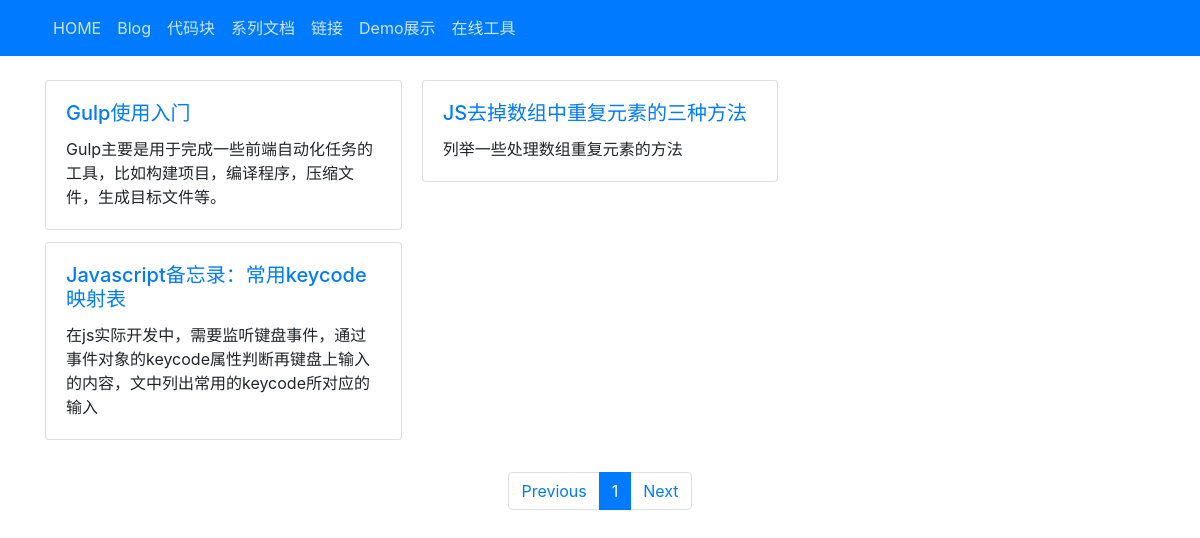
/home/blog, run on the app's committed database.
### tables this page shows
CREATE TABLE `dh_content` (
  `c_id` int(11) unsigned NOT NULL AUTO_INCREMENT,
  `c_type` varchar(20) NOT NULL DEFAULT 'article' COMMENT '内容类型',
  `c_cateid` varchar(255) NOT NULL DEFAULT '0' COMMENT '分类ID',
  `c_title` varchar(255) NOT NULL DEFAULT '' COMMENT '标题',
  `c_thumb` varchar(255) DEFAULT NULL COMMENT '文章缩略图',
  `c_tag` varchar(255) DEFAULT NULL COMMENT '标签',
  `c_linktitle` varchar(255) DEFAULT NULL,
  `c_link` varchar(255) DEFAULT NULL COMMENT '外链',
  `c_alias` varchar(255) DEFAULT NULL,
  `c_cont` longtext COMMENT '文章内容',
  `c_summery` text COMMENT '摘要',
  `c_pubdate` datetime NOT NULL DEFAULT '0000-00-00 00:00:00' ON UPDATE CURRENT_TIMESTAMP COMMENT '时间',
  `c_parentid` int(11) DEFAULT '0',
  `c_seokeyword` varchar(255) DEFAULT NULL,
  `c_seodescription` varchar(255) DEFAULT NULL,
  `c_mdcont` longtext,
  `c_order` int(4) DEFAULT '0',
  `c_linkdate` datetime DEFAULT NULL COMMENT '链接发布时间',
  PRIMARY KEY (`c_id`)
);

### applications/controller/home/HomeBlog.php (called while the page is built, shortened)
<?php
class HomeBlogController extends IndexBaseController {
    public function index() {
        $cmodel = $this->getModel('content');
        $page = intval($this->http->inputGet('page'));
        $page = $page==0 ? 1 : $page;
        $pageData = $cmodel->setPageNum($page)->getPageData('article');
        $this->assign('pager' , page_show($page , $pageData['count'] , $cmodel->getPageSize() , "/blog"));
        $this->display();
    }
}
?>

### includes/app.php (called while the page is built, shortened)
<?php
class App {
    public static function run() {
        $ctrl_obj = new $ctrl_name;
        $ctrl_action = A_NAME;
        $ctrl_obj->$ctrl_action();
    }
}
?>

### index.php (called while the page is built, shortened)
<?php
App::run();
?>

### includes/controller/WebController.php (called while the page is built, shortened)
<?php
abstract class WebController {
    protected $models = array();
    public function __construct() {
        $this->view = InitApp::get('view');
    }
    protected function getModel($mName) {
        if(isset($this->models[$mName])) {
            return $this->models[$mName];
        }
        $this->models[$mName] = new $modelName;
        return $this->models[$mName];
    }
}
?>

### includes/init.php (called while the page is built, shortened)
<?php
class InitApp {
    private static $_apps = array();
    public static function initView() {
        if(!isset(self::$_apps['view'])) {
            self::$_apps['view'] = new BaseView();
        }
    }
    public static function get($name) {
        return self::$_apps[$name];
    }
}
?>

### includes/view/base.php (called while the page is built, shortened)
<?php
class BaseView {
    private $_vals = array();
    private $_theme = '';
    private $_vpath = '';
    public function setTheme($theme_path) {
        $this->_theme = $theme_path;
    }
    public function setViewPath($view_path) {
        $this->_vpath = $view_path;
    }
    public function assign($key , $val) {
        $this->_vals[$key] = $val;
    }
    public function display($filename) {
        extract($this->_vals);
        require($this->_vpath.DS.$filename.'.php');
        $main_cont = ob_get_contents();
        $this->_vals['main'] = $main_cont;
        return $this->_renderAll();
    }
    private function _renderAll() {
        extract($this->_vals);
        require($this->_theme.DS.'template.php');
        $all_cont = ob_get_contents();
        return $all_cont;
    }
}
?>

### includes/driver/db.php (called while the page is built, shortened)
<?php
class DbDriver {
	private $_dbh;
	private $_prex;
	public function __construct($config) {
		try {
			$dsn = $config['dbtype'].":dbname=".$config['dbname'].";host=".$config['host'];
			$user = $config['user'];
			$pwd = $config['pwd'];
			$this->_dbh = new PDO($dsn , $user , $pwd);
			$this->_dbh->query("SET NAMES utf8");
			$this->_prex = $config['prex'];
		} catch(PDOException $e) {
			die("Connection Error: ".$e->getMessage());
		}
	}
	public function checkError() {
		$result = $this->_dbh->errorInfo();
	}
	public function select($table , $options) {
		$rows = array();
		$fields = isset($options['field']) ? $options['field'] : '*';
		$where = isset($options['where']) ? $options['where'] : '';
		$order = isset($options['order']) ? ' ORDER BY '.$options['order'] : '';
		$group = isset($options['group']) ? ' GROUP BY '.$options['group'] : '';
		$join = isset($options['join']) ? $options['join'] : '';
		$limit = isset($options['limit']) ? ' LIMIT '.$options['limit'] : '';
		$sql = "SELECT ".$fields." FROM ".$this->_prex.$table." AS ".$table." ".$join." WHERE 1 ".$where.$group.$order.$limit;
		$res = $this->_dbh->query($sql , PDO::FETCH_ASSOC);
		foreach($res as $row) {
			$rows[] = $row;
		}
		return $rows;
	}
}
?>

### includes/model/DbModel.php (called while the page is built, shortened)
<?php
class DbModel {
    protected $db;
    protected $table;
    private $_queryOptions = array();
    public function __construct() {
        $this->db = Driver::get('db');
    }
    public function select($options=array()) {
        return $this->db->select($this->table , $options);
    }
    public function where($where) {
        $this->_queryOptions['where'] = ' AND '.$where;
        return $this;
    }
    public function order($order) {
        $this->_queryOptions['order'] = $order;
        return $this;
    }
    public function query() {
        return $this->db->select($this->table , $this->_queryOptions);
    }
    public function clearQuery() {
        $this->_queryOptions = array();
        return $this;
    }
}
?>

### applications/model/ContentModel.php (called while the page is built, shortened)
<?php
class ContentModel extends DbModel {
    public function getPageData($ctype) {
        $where = " AND c_type='".$ctype."'";
        $count = $this->getCount($where);
        $start = intval($this->pagenum-1)*$this->pagesize-1;
        $start = $start < 0 ? 0 : $start;
        $rows = $this->select(array('order'=>'c_pubdate DESC , c_id DESC' , 'where'=>$where, 'limit'=>$start.','.$this->pagesize));
        return array('rows'=>$rows, 'count'=>$count);
    }
}
?>

### includes/driver.php (called while the page is built, shortened)
<?php
class Driver {
    private static $_drivers = array();
    public static function load($name , $config=array()) {
        if(!isset(self::$_drivers[$name])) {
            self::$_drivers[$name] = new $driver_class($config);
        }
    }
    public static function get($name) {
        return self::$_drivers[$name];
    }
}
?>

### applications/views/home/blog/index.php (the view, shortened to what this page needs)
<div class="container mt-80">
    <div class="card-columns">
        <?php foreach($rows as $row):?>
        <div class="card">
            <div class="card-body">
                <h5 class="card-title"><a href="/blog/detail/<?php echo $row['c_alias']?>"><?php echo $row['c_title']?></a></h5>
                <p class="card-text"><?php echo $row['c_summery']?></p>
            </div>
        </div>
        <?php endforeach;?>
    </div>
    <div class="row mt-20"><?php echo $pager;?></div>
</div>

### applications/functions/default.php (shortened to what this page needs)
<?php
function page_show($page , $total , $pagesize=10 , $url) {
    $offset = 2;
    $pageTotal = ceil($page/$pagesize);
    $prev = (intval($page)-1) <= 0 ? 1 : intval($page)-1;
    $next = (intval($page)+1) > $pageTotal ? $pageTotal : intval($page)+1;
    $start = $page - $offset;
    $start = ($start < $offset) ? 1:$start;
    $end = $offset*2+$start;
    if($end > $pageTotal ) {
        $end = $pageTotal;
    }
    $page_show = array();
    $page_show[] = '<nav aria-label="Page navigation example" class="m-center"><ul class="pagination">';
    $page_show[] = '<li class="page-item"><a class="page-link" href="'. $url.'?page='.($prev).'">Previous</a></li>';
    for($i=$start; $i<=$end; $i++) {
        $page_show[] = '<li class="page-item '.($i==$page?'active':'').'"><a class="page-link" href="'. $url.'?page='.($i).'">'.$i.'</a></li>';
    }
    $page_show[] = '<li class="page-item"><a class="page-link" href="'. $url.'?page='.($next).'">Next</a></li>';
    $page_show[] = '</ul></nav>';
    return implode('' , $page_show);
}
?>

### applications/controller/home/Base.php (shortened to what this page needs)
<?php
class IndexBaseController extends WebController {
    public function display() {
        $ui_model = $this->getModel('ui');
        $ui_rows = $ui_model->order('ui_id DESC')->query();
        $sel_ui = NULL;
        foreach($ui_rows as $ui_item) {
            if($ui_item['ui_isactive'] == 1) {
                $sel_ui = $ui_item;
                break;
            }
        }
        $cont_model = $this->getModel('content')->clearQuery();
        $menu_list =  $cont_model->where("c_type='page'")->order('c_order ASC,c_id ASC')->query();
        $tmpl_path = APP_PATH.DS.'layouts'.DS.MODULE_NAME.DS.$sel_ui['ui_path'];
        $v_path = APP_PATH.DS.'views'.DS.MODULE_NAME.DS.C_NAME;
        $this->view->setTheme($tmpl_path);
        $this->view->setViewPath($v_path);
        echo $this->view->display(A_NAME);
    }
}
?>

### applications/layouts/home/default/template.php (shortened to what this page needs)
<!DOCTYPE html>
<html lang="zh-CN">
<head>
    <link href="//netdna.bootstrapcdn.com/font-awesome/4.7.0/css/font-awesome.min.css" rel="stylesheet" />
    <link rel="stylesheet" href="/static/plugins/bootstrap4/css/bootstrap.min.css" />
    <link rel="stylesheet" href="/applications/layouts/<?php echo $ui_path;?>/css/main.css?v=1.0.4"/>
</head>
<body>
    <nav class="navbar navbar-expand-lg navbar-dark bg-primary fixed-top">
        <div class="container">
            <div class="collapse navbar-collapse" id="navbarTogglerDemo01">
                <ul class="navbar-nav mr-auto mt-2 mt-lg-0">
                  <?php foreach($menu_list as $menu):?>
                    <li class="nav-item <?php if($menu['isactive']==1): echo 'active'; endif; ?>">
                        <a class="nav-link" href="<?php echo $menu['c_alias'];?>"><?php echo $menu['c_title'];?></a>
                    </li>
                  <?php endforeach;?>
                </ul>
            </div>
        </div>
    </nav>
    <?php echo $main; ?>
</body>
</html>

### applications/layouts/home/default/css/main.css (style rules this page uses)
.mt-80 { margin-top:80px; }
.mt-20 { margin-top:20px; }
.m-center { margin:0 auto; }
.navbar-dark .navbar-nav .nav-link { color:rgba(255,255,255,.8); }

### data on the page
dh_content: c_title "HOME"
dh_content: c_title "Blog"
dh_content: c_title "代码块"
dh_content: c_title "系列文档"
dh_content: c_title "链接"
dh_content: c_title "Demo展示"
dh_content: c_title "在线工具"
dh_content: c_title "Gulp使用入门", c_summery "Gulp主要是用于完成一些前端自动化任务的工具，比如构建项目，编译程序，压缩文件，生成目标文件等。"
dh_content: c_title "Javascript备忘录：常用keycode映射表", c_summery "在js实际开发中，需要监听键盘事件，通过事件对象的keycode属性判断再键盘上输入的内容，文中列出常用的keycode所对应的输入"
dh_content: c_title "JS去掉数组中重复元素的三种方法", c_summery "列举一些处理数组重复元素的方法"
